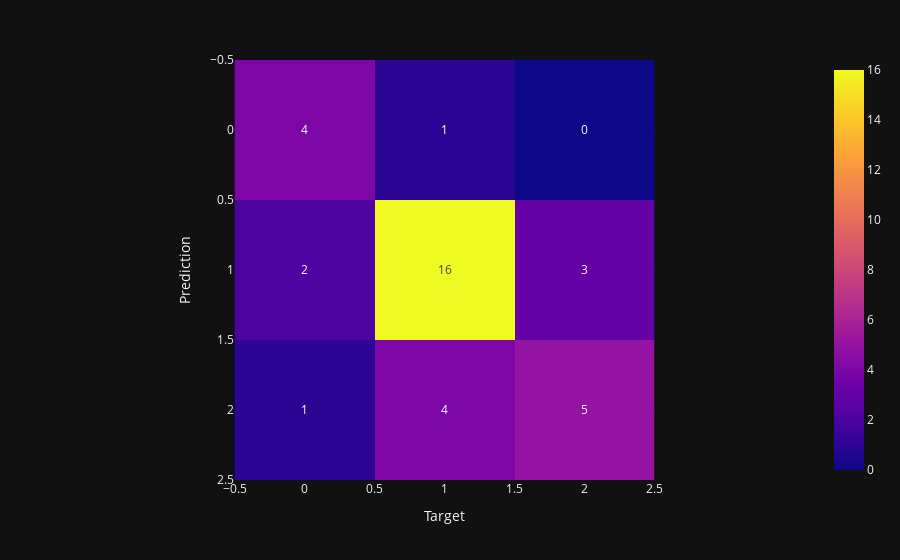

Write notebook code for a chart like this one.
### Code cell
fig = px.imshow(confusion_matrix(y_test, knn_preds), text_auto=True)
fig.update_layout(xaxis_title='Target', yaxis_title='Prediction')

### Figure 1 — Plotly figure (JSON) as saved in the notebook; plotly's stock layout.template omitted (floating-point values rounded to 4 significant figures)
{"data": [{"coloraxis": "coloraxis", "name": "0", "texttemplate": "%{z}", "z": [[4, 1, 0], [2, 16, 3], [1, 4, 5]], "type": "heatmap", "xaxis": "x", "yaxis": "y", "hovertemplate": "x: %{x}<br>y: %{y}<br>color: %{z}<extra></extra>"}], "layout": {"xaxis": {"anchor": "y", "domain": [0.0, 1.0], "scaleanchor": "y", "constrain": "domain", "title": {"text": "Target"}}, "yaxis": {"anchor": "x", "domain": [0.0, 1.0], "autorange": "reversed", "constrain": "domain", "title": {"text": "Prediction"}}, "coloraxis": {"colorscale": [[0.0, "#0d0887"], [0.1111, "#46039f"], [0.2222, "#7201a8"], [0.3333, "#9c179e"], [0.4444, "#bd3786"], [0.5556, "#d8576b"], [0.6667, "#ed7953"], [0.7778, "#fb9f3a"], [0.8889, "#fdca26"], [1.0, "#f0f921"]]}, "margin": {"t": 60}}}
